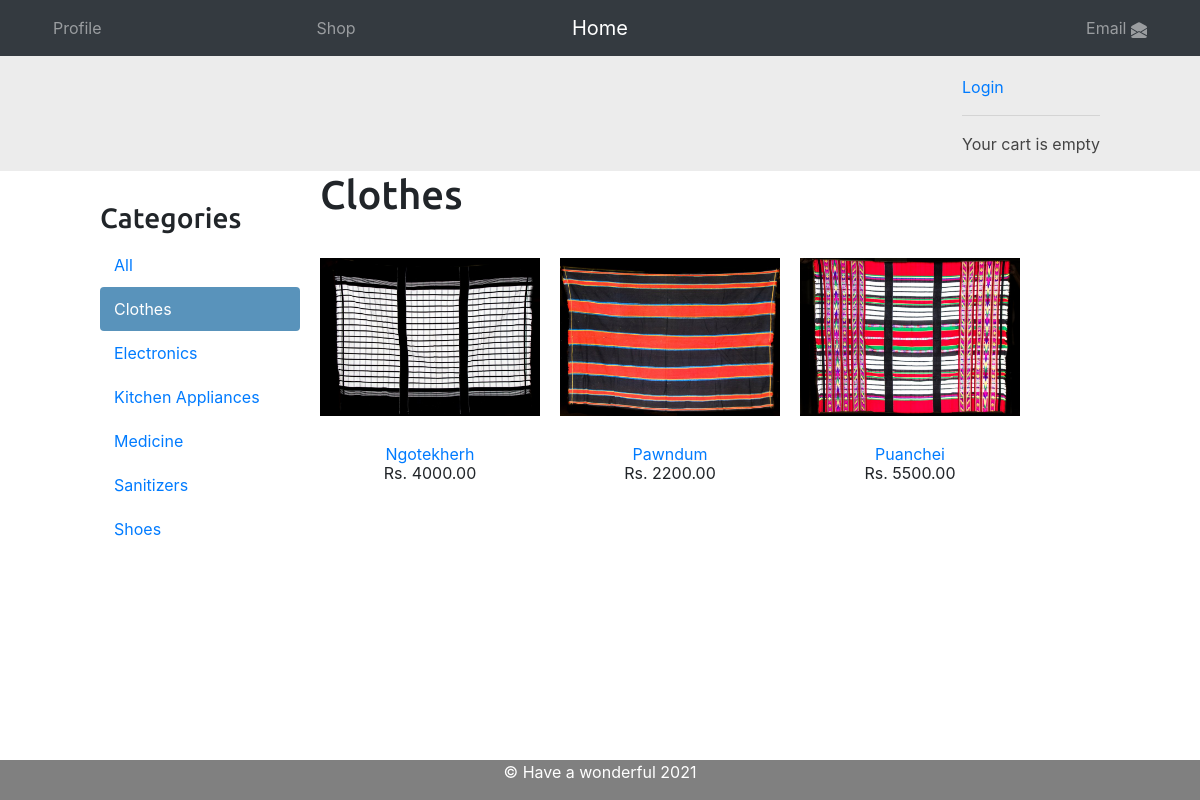
The page /shop/clothes/ on the database its author committed.
### shop/models.py (models this page shows, shortened)
class  Category(models.Model):
    name =models.CharField(max_length=200, db_index=True)
    slug = models.SlugField(max_length=200, unique=True)
    class Meta:
        ordering = ('name',)
        verbose_name ='category'
        verbose_name_plural = 'categories'
    def get_absolute_url(self):
        return reverse('shop:product_list_by_category' , args=[self.slug])

class Product(models.Model):
    category = models.ForeignKey(Category , on_delete=models.CASCADE , related_name='products')
    name = models.CharField(max_length=200 , db_index=True)
    slug = models.CharField(max_length=200 , db_index=True)
    image = models.ImageField(upload_to='products/%Y/%m/%d', blank=True)
    description = models.TextField()
    price = models.DecimalField(max_digits=10 , decimal_places=2)
    available = models.BooleanField(default=True)
    created = models.DateTimeField(auto_now_add=True)
    updated = models.DateTimeField(auto_now=True)
    class Meta:
        ordering = ('name',)
        index_together = (('id', 'slug'),)
    def get_absolute_url(self):
        return reverse('shop:product_detail' , args=[self.id , self.slug])

### shop/views.py (the view)
# urls.py: path('', views.product_list , name='product_list'),
def product_list(request , category_slug=None):
    category = None
    categories = Category.objects.all()
    products = Product.objects.filter(available=True)
    if category_slug:
        category = get_object_or_404(Category , slug=category_slug)
        products = products.filter(category=category)
    return render(request, 'shop/product/list.html' , {'category':category , 'categories':categories , 'products':products})

### cart/cart.py (called while the page is built)
    def __len__(self):
        return sum(item['quantity'] for item in self.cart.values())

### cart/context_processors.py (called while the page is built)
def cart(request):
    return {'cart':Cart(request)}

### shop/templates/shop/product/list.html (shortened to what this page needs)
{% extends "shop/base.html" %}
{% load static %}
{% block shop_content %}
  <div id="sidebar">
    <h3>Categories</h3>
    <ul>
      <li {% if not category %} class="selected" {% endif %}>
        <a href="{% url 'shop:product_list'%}">All</a>
      </li>
      {% for c in categories %}
        <li {% if category.slug == c.slug %} class="selected" {% endif %}>
          <a href="{{c.get_absolute_url}}">{{c.name}}</a>
        </li>
      {% endfor %}
    </ul>
  </div>
  <div id="main" class="product-list">
    <h1>{% if category %}{{category.name}}{% else %}Products{% endif %}</h1>
    {% for product in products %}
      <div class="item">
        <a href="{{product.get_absolute_url}}">
          <img src="{% if product.image %}{{product.image.url}}{% else %}{% static "img/no_image.png" %}{%endif%}">
        </a>
        <a href="{{product.get_absolute_url}}">{{product.name}}</a>
        <br>
        Rs. {{product.price}}
      </div>
    {% endfor %}
  </div>
{% endblock %}

### static/css/base.css (style rules this page uses)
body { margin:0; padding:0; font-family:helvetica, sans-serif; }
h1, h2, h3, h4, h5 , h6 { font-family: 'Ubuntu', sans-serif; font-weight:normal; }
a { text-decoration:none; color:#5993bb; }
#sidebar { width:220px; padding:30px 20px 0 0; float:left; }
#sidebar ul { margin:0; padding:0; }
#sidebar ul li { margin:0; list-style:none; padding:10px 14px; }
#sidebar ul li a { display:block; }
#sidebar ul li.selected { background:#5993bb; border-radius:4px; }
#sidebar ul li.selected a { color:#fff; }
#main { float:left; width: 96%; margin-right:-220px; overflow:hidden; }
.product-list .item { width:25%; padding:10px 20px 10px 0; float:left; text-align:center; line-height:1.2; }
.product-list .item img { float: center; width: 200px; height: 200px; object-fit: contain; width:100%; margin-bottom:8px; }

### rows shown on the page
Category: name "Clothes"
Category: name "Electronics"
Category: name "Kitchen Appliances"
Category: name "Medicine"
Category: name "Sanitizers"
Category: name "Shoes"
Product: image (picture), name "Ngotekherh", price "4000.00"
Product: image (picture), name "Pawndum", price "2200.00"
Product: image (picture), name "Puanchei", price "5500.00"
